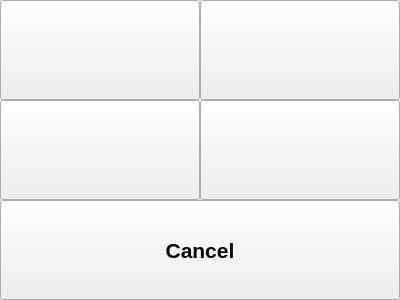
<?xml version="1.0" encoding="UTF-8"?>
<ui version="4.0">
 <class>Form</class>
 <widget class="QWidget" name="Form">
  <property name="geometry">
   <rect>
    <x>0</x>
    <y>0</y>
    <width>400</width>
    <height>300</height>
   </rect>
  </property>
  <property name="windowTitle">
   <string>Form</string>
  </property>
  <layout class="QGridLayout" name="gridLayout">
   <property name="leftMargin">
    <number>0</number>
   </property>
   <property name="topMargin">
    <number>0</number>
   </property>
   <property name="rightMargin">
    <number>0</number>
   </property>
   <property name="bottomMargin">
    <number>0</number>
   </property>
   <property name="spacing">
    <number>0</number>
   </property>
   <item row="0" column="0">
    <widget class="QPushButton" name="button_preset1">
     <property name="sizePolicy">
      <sizepolicy hsizetype="Minimum" vsizetype="Expanding">
       <horstretch>0</horstretch>
       <verstretch>0</verstretch>
      </sizepolicy>
     </property>
     <property name="font">
      <font>
       <pointsize>16</pointsize>
       <weight>75</weight>
       <bold>true</bold>
      </font>
     </property>
     <property name="text">
      <string/>
     </property>
    </widget>
   </item>
   <item row="0" column="1">
    <widget class="QPushButton" name="button_preset2">
     <property name="sizePolicy">
      <sizepolicy hsizetype="Minimum" vsizetype="Expanding">
       <horstretch>0</horstretch>
       <verstretch>0</verstretch>
      </sizepolicy>
     </property>
     <property name="font">
      <font>
       <pointsize>16</pointsize>
       <weight>75</weight>
       <bold>true</bold>
      </font>
     </property>
     <property name="text">
      <string/>
     </property>
    </widget>
   </item>
   <item row="1" column="0">
    <widget class="QPushButton" name="button_preset3">
     <property name="sizePolicy">
      <sizepolicy hsizetype="Minimum" vsizetype="Expanding">
       <horstretch>0</horstretch>
       <verstretch>0</verstretch>
      </sizepolicy>
     </property>
     <property name="font">
      <font>
       <pointsize>16</pointsize>
       <weight>75</weight>
       <bold>true</bold>
      </font>
     </property>
     <property name="text">
      <string/>
     </property>
    </widget>
   </item>
   <item row="1" column="1">
    <widget class="QPushButton" name="button_preset4">
     <property name="sizePolicy">
      <sizepolicy hsizetype="Minimum" vsizetype="Expanding">
       <horstretch>0</horstretch>
       <verstretch>0</verstretch>
      </sizepolicy>
     </property>
     <property name="font">
      <font>
       <pointsize>16</pointsize>
       <weight>75</weight>
       <bold>true</bold>
      </font>
     </property>
     <property name="text">
      <string/>
     </property>
    </widget>
   </item>
   <item row="2" column="0" colspan="2">
    <widget class="QPushButton" name="button_cancel">
     <property name="sizePolicy">
      <sizepolicy hsizetype="Minimum" vsizetype="Expanding">
       <horstretch>0</horstretch>
       <verstretch>0</verstretch>
      </sizepolicy>
     </property>
     <property name="font">
      <font>
       <pointsize>16</pointsize>
       <weight>75</weight>
       <bold>true</bold>
      </font>
     </property>
     <property name="text">
      <string>Cancel</string>
     </property>
    </widget>
   </item>
  </layout>
 </widget>
 <resources/>
 <connections/>
</ui>
